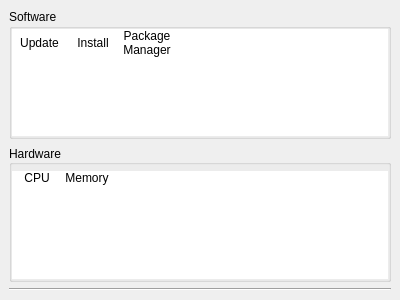
<?xml version="1.0" encoding="UTF-8"?>
<ui version="4.0">
 <class>CategoriesModule</class>
 <widget class="QWidget" name="CategoriesModule">
  <property name="geometry">
   <rect>
    <x>0</x>
    <y>0</y>
    <width>400</width>
    <height>300</height>
   </rect>
  </property>
  <property name="windowTitle">
   <string>Form</string>
  </property>
  <layout class="QVBoxLayout" name="verticalLayout">
   <property name="margin">
    <number>0</number>
   </property>
   <item>
    <widget class="QScrollArea" name="scrollArea">
     <property name="frameShape">
      <enum>QFrame::NoFrame</enum>
     </property>
     <property name="widgetResizable">
      <bool>true</bool>
     </property>
     <widget class="QWidget" name="categoriesWidget">
      <property name="geometry">
       <rect>
        <x>0</x>
        <y>0</y>
        <width>400</width>
        <height>300</height>
       </rect>
      </property>
      <layout class="QVBoxLayout" name="verticalLayout_3">
       <property name="sizeConstraint">
        <enum>QLayout::SetNoConstraint</enum>
       </property>
       <item>
        <widget class="QGroupBox" name="softwareBox">
         <property name="sizePolicy">
          <sizepolicy hsizetype="Preferred" vsizetype="Preferred">
           <horstretch>0</horstretch>
           <verstretch>0</verstretch>
          </sizepolicy>
         </property>
         <property name="title">
          <string>Software</string>
         </property>
         <property name="flat">
          <bool>true</bool>
         </property>
         <layout class="QVBoxLayout" name="verticalLayout_2">
          <property name="sizeConstraint">
           <enum>QLayout::SetDefaultConstraint</enum>
          </property>
          <property name="margin">
           <number>0</number>
          </property>
          <item>
           <widget class="QListWidget" name="softwareWidget">
            <property name="sizePolicy">
             <sizepolicy hsizetype="Expanding" vsizetype="Preferred">
              <horstretch>0</horstretch>
              <verstretch>0</verstretch>
             </sizepolicy>
            </property>
            <property name="frameShape">
             <enum>QFrame::NoFrame</enum>
            </property>
            <property name="frameShadow">
             <enum>QFrame::Sunken</enum>
            </property>
            <property name="isWrapping" stdset="0">
             <bool>true</bool>
            </property>
            <property name="resizeMode">
             <enum>QListView::Adjust</enum>
            </property>
            <property name="viewMode">
             <enum>QListView::IconMode</enum>
            </property>
            <property name="uniformItemSizes">
             <bool>true</bool>
            </property>
            <property name="wordWrap">
             <bool>true</bool>
            </property>
            <property name="selectionRectVisible">
             <bool>true</bool>
            </property>
            <item>
             <property name="text">
              <string>Update</string>
             </property>
             <property name="icon">
              <iconset resource="../resources.qrc">
               <normaloff>:/icons/48x48/apps/system-software-update.png</normaloff>:/icons/48x48/apps/system-software-update.png</iconset>
             </property>
            </item>
            <item>
             <property name="text">
              <string>Install</string>
             </property>
             <property name="icon">
              <iconset resource="../resources.qrc">
               <normaloff>:/icons/48x48/actions/list-add.png</normaloff>:/icons/48x48/actions/list-add.png</iconset>
             </property>
            </item>
            <item>
             <property name="text">
              <string>Package Manager</string>
             </property>
             <property name="icon">
              <iconset resource="../resources.qrc">
               <normaloff>:/icons/48x48/apps/preferences-desktop-default-applications.png</normaloff>:/icons/48x48/apps/preferences-desktop-default-applications.png</iconset>
             </property>
            </item>
           </widget>
          </item>
         </layout>
        </widget>
       </item>
       <item>
        <widget class="QGroupBox" name="hardwareBox">
         <property name="title">
          <string>Hardware</string>
         </property>
         <property name="alignment">
          <set>Qt::AlignLeading|Qt::AlignLeft|Qt::AlignVCenter</set>
         </property>
         <property name="flat">
          <bool>true</bool>
         </property>
         <layout class="QVBoxLayout" name="verticalLayout_4">
          <property name="spacing">
           <number>6</number>
          </property>
          <property name="leftMargin">
           <number>0</number>
          </property>
          <property name="topMargin">
           <number>6</number>
          </property>
          <property name="rightMargin">
           <number>0</number>
          </property>
          <property name="bottomMargin">
           <number>0</number>
          </property>
          <item>
           <widget class="QListWidget" name="hardwareWidget">
            <property name="sizePolicy">
             <sizepolicy hsizetype="Expanding" vsizetype="Preferred">
              <horstretch>0</horstretch>
              <verstretch>0</verstretch>
             </sizepolicy>
            </property>
            <property name="frameShape">
             <enum>QFrame::NoFrame</enum>
            </property>
            <property name="resizeMode">
             <enum>QListView::Adjust</enum>
            </property>
            <property name="viewMode">
             <enum>QListView::IconMode</enum>
            </property>
            <property name="modelColumn">
             <number>0</number>
            </property>
            <property name="uniformItemSizes">
             <bool>true</bool>
            </property>
            <property name="wordWrap">
             <bool>true</bool>
            </property>
            <item>
             <property name="text">
              <string>CPU</string>
             </property>
             <property name="textAlignment">
              <set>AlignHCenter|AlignVCenter|AlignCenter</set>
             </property>
             <property name="icon">
              <iconset resource="../resources.qrc">
               <normaloff>:/icons/48x48/devices/cpu.png</normaloff>:/icons/48x48/devices/cpu.png</iconset>
             </property>
            </item>
            <item>
             <property name="text">
              <string>Memory</string>
             </property>
             <property name="icon">
              <iconset resource="../resources.qrc">
               <normaloff>:/icons/48x48/devices/memory.png</normaloff>:/icons/48x48/devices/memory.png</iconset>
             </property>
             <property name="flags">
              <set>ItemIsSelectable|ItemIsUserCheckable|ItemIsEnabled</set>
             </property>
            </item>
           </widget>
          </item>
         </layout>
        </widget>
       </item>
       <item>
        <widget class="Line" name="line">
         <property name="orientation">
          <enum>Qt::Horizontal</enum>
         </property>
        </widget>
       </item>
      </layout>
     </widget>
    </widget>
   </item>
  </layout>
 </widget>
 <resources>
  <include location="../resources.qrc"/>
 </resources>
 <connections/>
</ui>
